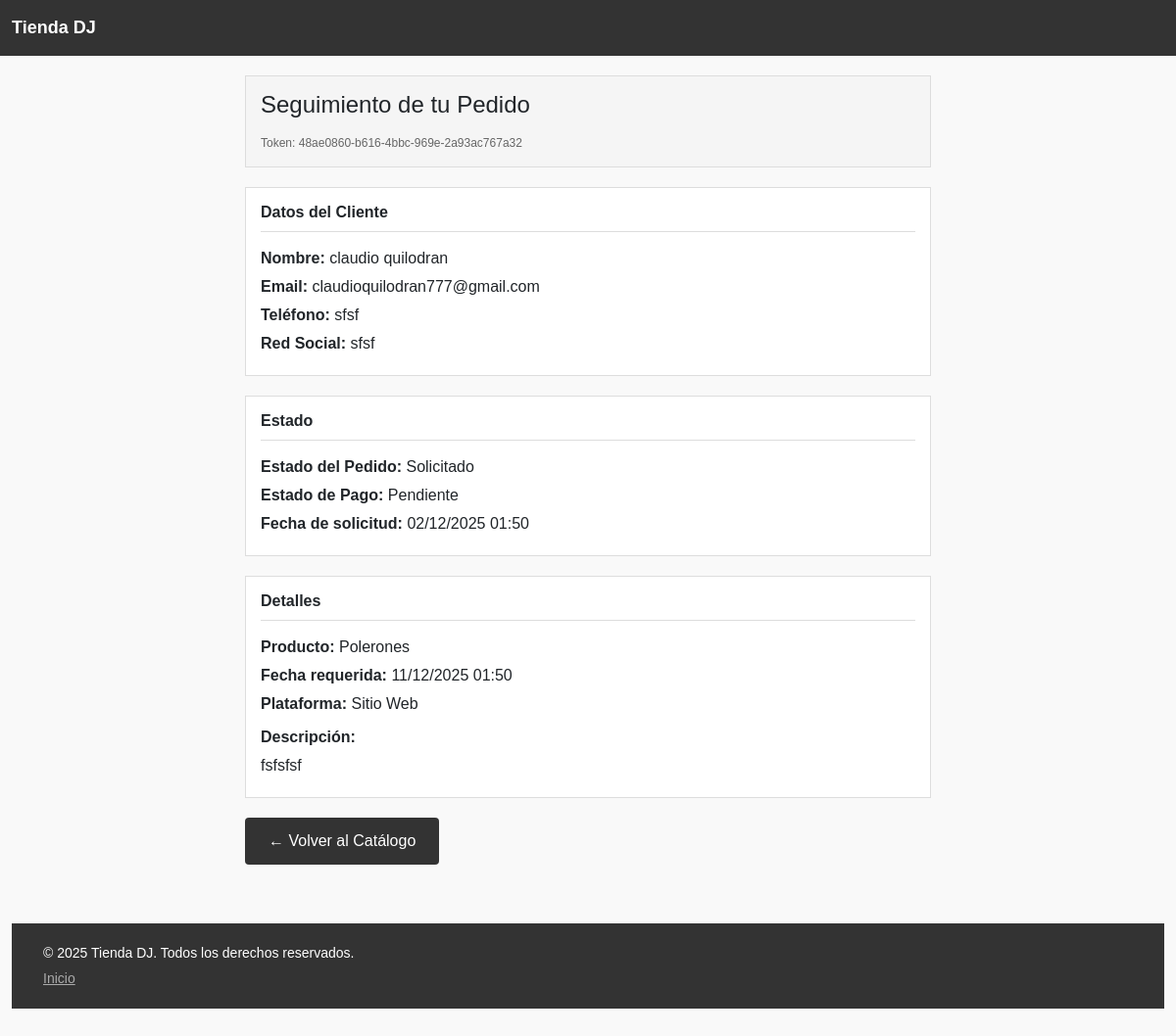
Page /seguimiento/48ae0860-b616-4bbc-969e-2a93ac767a32/ on the committed database.
### mainApp/models.py (models this page shows, shortened)
class Pedido(models.Model):
    cliente_nombre = models.CharField(max_length=200)
    cliente_email = models.EmailField(blank=True, null=True)
    cliente_telefono = models.CharField(max_length=20, blank=True, null=True)
    cliente_red_social = models.CharField(max_length=100, blank=True, null=True)
    producto_referencia = models.ForeignKey(Producto, on_delete=models.SET_NULL, blank=True, null=True)
    descripcion_solicitud = models.TextField(blank=True, verbose_name='descripción de la solicitud')
    fecha_requerida = models.DateTimeField(blank=True, null=True, verbose_name='fecha requerida')
    plataforma_origen = models.ForeignKey(PlataformaOrigen, on_delete=models.PROTECT)
    fecha_solicitud = models.DateTimeField(auto_now_add=True)
    estado = models.CharField(max_length=20, choices=ESTADO_PEDIDO_CHOICES, default='SOLICITADO')
    estado_pago = models.CharField(max_length=20, choices=ESTADO_PAGO_CHOICES, default='PENDIENTE')
    medio_contacto = models.CharField(max_length=20, choices=RED_SOCIAL_CHOICES, blank=True, null=True)
    token_seguimiento = models.CharField(max_length=100, unique=True, blank=True, editable=False)
    class Meta:
        verbose_name = "Pedido"
        verbose_name_plural = "Pedidos"
        ordering = ['-fecha_solicitud']

class Producto(models.Model):
    categoria = models.ForeignKey(Categoria, related_name='productos', on_delete=models.CASCADE)
    nombre = models.CharField(max_length=200)
    slug = models.SlugField(unique=True, blank=True)
    descripcion = models.TextField(blank=True)
    precio_base = models.DecimalField(max_digits=10, decimal_places=2)
    destacado = models.BooleanField(default=False)
    class Meta:
        verbose_name = "Producto"
        verbose_name_plural = "Productos"

class PlataformaOrigen(models.Model):
    nombre = models.CharField(max_length=100, unique=True)
    class Meta:
        verbose_name = "Plataforma de Origen"
        verbose_name_plural = "Plataformas de Origen"

### mainApp/views.py (the view)
# urls.py: path("seguimiento/<str:token>/", views.seguimiento_pedido, name="seguimiento_detalle"),
def seguimiento_pedido(request, token):
    pedido = get_object_or_404(Pedido, token_seguimiento=token)
    estados_info = {
        'SOLICITADO': {'color': 'primary', 'descripcion': 'Tu pedido ha sido recibido'},
        'APROBADO': {'color': 'info', 'descripcion': 'Tu pedido ha sido aprobado'},
        'EN_PROCESO': {'color': 'warning', 'descripcion': 'Tu pedido está en proceso'},
        'ENTREGADO': {'color': 'success', 'descripcion': 'Tu pedido ha sido entregado'},
        'REALIZADA': {'color': 'success', 'descripcion': 'Tu pedido ha sido realizado'},
        'FINALIZADA': {'color': 'success', 'descripcion': 'Tu pedido está finalizado'},
        'CANCELADA': {'color': 'danger', 'descripcion': 'Tu pedido ha sido cancelado'},
    }
    estado_pago_info = {
        'PENDIENTE': {'color': 'danger', 'texto': 'Pago Pendiente'},
        'PARCIAL': {'color': 'warning', 'texto': 'Pago Parcial'},
        'COMPLETADO': {'color': 'success', 'texto': 'Pago Completado'},
    }
    estado_actual = estados_info.get(pedido.estado, {'color': 'secondary', 'descripcion': 'Estado desconocido'})
    pago_actual = estado_pago_info.get(pedido.estado_pago, {'color': 'secondary', 'texto': 'Estado desconocido'})
    contexto = {
        'pedido': pedido,
        'estado_actual': estado_actual,
        'pago_actual': pago_actual,
    }
    return render(request, "seguimiento.html", contexto)

### templates/seguimiento.html (shortened to what this page needs)
{% extends 'base.html' %}
{% load static %}
{% block contenido %}
<div style="max-width: 700px; margin: 0 auto;">
    <div style="border: 1px solid #ddd; padding: 15px; background: #f5f5f5; margin-bottom: 20px;">
        <h1 style="font-size: 24px; margin: 0 0 15px 0; font-weight: normal;">Seguimiento de tu Pedido</h1>
        <p style="margin: 0; font-size: 12px; color: #666;">Token: {{ pedido.token_seguimiento }}</p>
    </div>
    <div style="border: 1px solid #ddd; padding: 15px; background: white; margin-bottom: 20px;">
        <h3 style="font-size: 16px; margin-bottom: 15px; font-weight: bold; border-bottom: 1px solid #ddd; padding-bottom: 10px;">Datos del Cliente</h3>
        <p style="margin: 5px 0;"><strong>Nombre:</strong> {{ pedido.cliente_nombre }}</p>
        {% if pedido.cliente_email %}
            <p style="margin: 5px 0;"><strong>Email:</strong> {{ pedido.cliente_email }}</p>
        {% endif %}
        {% if pedido.cliente_telefono %}
            <p style="margin: 5px 0;"><strong>Teléfono:</strong> {{ pedido.cliente_telefono }}</p>
        {% endif %}
        {% if pedido.cliente_red_social %}
            <p style="margin: 5px 0;"><strong>Red Social:</strong> {{ pedido.cliente_red_social }}</p>
        {% endif %}
    </div>
            <div style="border: 1px solid #ddd; padding: 15px; background: white; margin-bottom: 20px;">
        <h3 style="font-size: 16px; margin-bottom: 15px; font-weight: bold; border-bottom: 1px solid #ddd; padding-bottom: 10px;">Estado</h3>
        <p style="margin: 5px 0;"><strong>Estado del Pedido:</strong> {{ pedido.get_estado_display }}</p>
        <p style="margin: 5px 0;"><strong>Estado de Pago:</strong> {{ pedido.get_estado_pago_display }}</p>
        <p style="margin: 5px 0;"><strong>Fecha de solicitud:</strong> {{ pedido.fecha_solicitud|date:"d/m/Y H:i" }}</p>
    </div>
            <div style="border: 1px solid #ddd; padding: 15px; background: white; margin-bottom: 20px;">
        <h3 style="font-size: 16px; margin-bottom: 15px; font-weight: bold; border-bottom: 1px solid #ddd; padding-bottom: 10px;">Detalles</h3>
        {% if pedido.producto_referencia %}
            <p style="margin: 5px 0;"><strong>Producto:</strong> {{ pedido.producto_referencia.nombre }}</p>
        {% endif %}
        {% if pedido.fecha_requerida %}
            <p style="margin: 5px 0;"><strong>Fecha requerida:</strong> {{ pedido.fecha_requerida|date:"d/m/Y H:i" }}</p>
        {% endif %}
        <p style="margin: 5px 0;"><strong>Plataforma:</strong> {{ pedido.plataforma_origen.nombre }}</p>
        {% if pedido.descripcion_solicitud %}
            <p style="margin: 10px 0 5px 0;"><strong>Descripción:</strong></p>
            <p style="margin: 5px 0; white-space: pre-wrap;">{{ pedido.descripcion_solicitud }}</p>
        {% endif %}
    </div>
    <a href="{% url 'catalogo' %}" style="display: inline-block; padding: 12px 24px; background: #333; color: white; text-decoration: none; border-radius: 4px; margin-bottom: 20px;">← Volver al Catálogo</a>
{% endblock %}

### templates/base.html (shortened to what this page needs)
<!DOCTYPE html>
<html lang="es">
<head>
    {% load static %}
    <link href="https://cdn.jsdelivr.net/npm/bootstrap@5.3.2/dist/css/bootstrap.min.css" rel="stylesheet">
</head>
<body>
    <nav>
        <div class="container" style="display:flex;align-items:center;gap:18px;">
            <a href="{% url 'catalogo' %}" style="font-size: 18px; font-weight: bold;">Tienda DJ</a>
        </div>
    </nav>
    <div class="container" style="margin-top: 20px; margin-bottom: 40px;">
        {% block contenido %}{% endblock %}
    </div>
    <footer>
        <div class="container">
            <p style="margin: 0;">© 2025 Tienda DJ. Todos los derechos reservados.</p>
            <p style="margin: 5px 0 0 0;"><a href="{% url 'catalogo' %}">Inicio</a></p>
        </div>
    </footer>
</body>
</html>

### templates/base.html (style rules this page uses)
body { background-color: #f9f9f9; font-family: Arial, sans-serif; margin: 0; padding: 0; }
nav { background-color: #333; padding: 15px 0; }
nav a { color: white; text-decoration: none; font-weight: normal; }
.container { max-width: 1200px; }
footer { background-color: #333; color: white; padding: 20px; margin-top: 40px; font-size: 14px; }
footer a { color: #aaa; }

### rows in the picture
Pedido: token_seguimiento "48ae0860-b616-4bbc-969e-2a93ac767a32", cliente_nombre "claudio quilodran", cliente_email "claudioquilodran777@gmail.com", cliente_telefono "sfsf", cliente_red_social "sfsf", estado "Solicitado", estado_pago "Pendiente", fecha_solicitud "02/12/2025 01:50", producto_referencia.nombre "Polerones", fecha_requerida "11/12/2025 01:50", plataforma_origen.nombre "Sitio Web", descripcion_solicitud "fsfsfsf"
